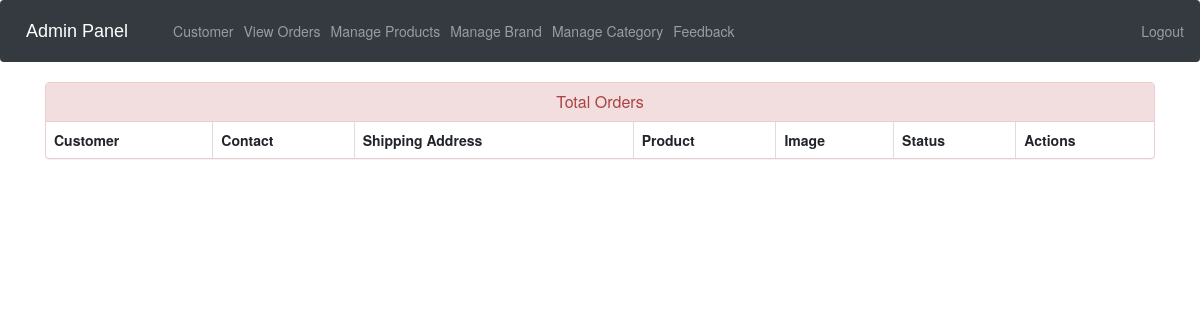
/admin-view-booking (signed in), run on an earlier commit of the app's database.
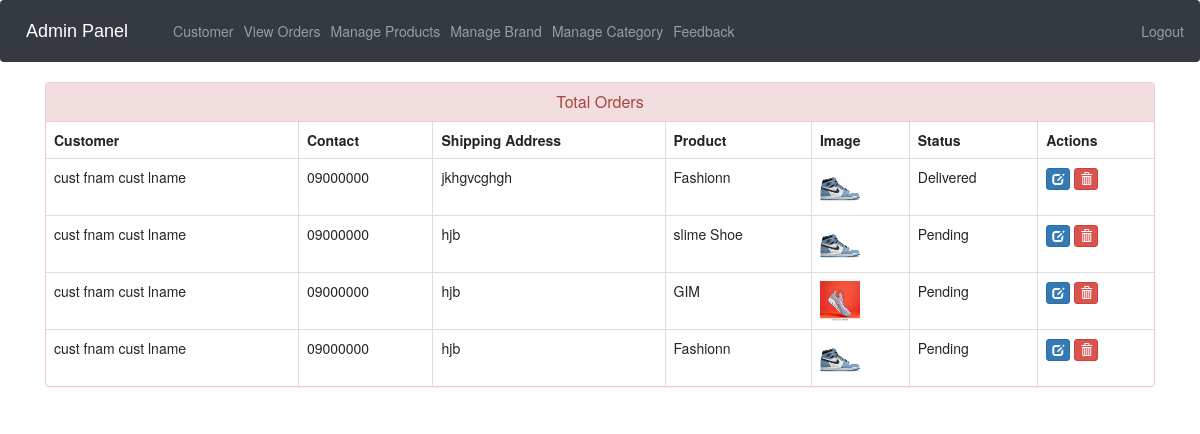
And on a later commit of the database.
### shoeshop/models.py (models this page shows, shortened)
class Customer(models.Model):
    user=models.OneToOneField(User,on_delete=models.CASCADE)
    profile_pic= models.ImageField(upload_to='profile_pic/CustomerProfilePic/',null=True,blank=True)
    address = models.CharField(max_length=40)
    mobile = models.CharField(max_length=20,null=False)
    @property
    def get_name(self):
        return self.user.first_name+" "+self.user.last_name

class Orders(models.Model):
    STATUS =(
        ('Pending','Pending'),
        ('Order Confirmed','Order Confirmed'),
        ('Out for Delivery','Out for Delivery'),
        ('Delivered','Delivered'),
    )
    customer=models.ForeignKey('Customer', on_delete=models.CASCADE,null=True)
    product=models.ForeignKey('Product',on_delete=models.CASCADE,null=True)
    email = models.CharField(max_length=50,null=True)
    address = models.CharField(max_length=500,null=True)
    mobile = models.CharField(max_length=20,null=True)
    order_date= models.DateField(auto_now_add=True,null=True)
    status=models.CharField(max_length=50,null=True,choices=STATUS)

class Product(models.Model):
    name=models.CharField(max_length=40)
    brand_name= models.ForeignKey("Brand", on_delete=models.CASCADE,null=False)
    category= models.ForeignKey('Category', on_delete=models.CASCADE,null=True)
    size=models.PositiveIntegerField()
    quantity=models.CharField(max_length=10, null=True, blank=True)
    product_image= models.ImageField(upload_to='product_image/', null=True, blank=True)
    price = models.PositiveIntegerField()
    description=models.TextField({'rows': 3, 'cols': 30})

### shoeshop/views.py (the view)
# urls.py: path('admin-view-booking', views.admin_view_booking_view,name='admin-view-booking'),
@login_required(login_url='adminlogin')
def admin_view_booking_view(request):
    orders=models.Orders.objects.all()
    ordered_products=[]
    ordered_bys=[]
    for order in orders:
        ordered_product=models.Product.objects.all().filter(id=order.product.id)
        ordered_by=models.Customer.objects.all().filter(id = order.customer.id)
        ordered_products.append(ordered_product)
        ordered_bys.append(ordered_by)
    return render(request,'shoeshop/admin_view_booking.html',{'data':zip(ordered_products,ordered_bys,orders)})

### templates/shoeshop/admin_view_booking.html (shortened to what this page needs)
{% extends 'shoeshop/admin_base.html' %}
{% load static %}
{% block content %}
<head>
  <link href="//netdna.bootstrapcdn.com/bootstrap/3.0.0/css/bootstrap.min.css" rel="stylesheet" id="bootstrap-css">
</head>
<div class="container">
  <div class="panel panel-danger">
    <div class="panel-heading">
      <h6 class="panel-title">Total Orders</h6>
    </div>
    <table class="table table-hover table-bordered" id="dev-table">
      <thead>
        <tr>
          <th>Customer</th>
          <th>Contact</th>
          <th>Shipping Address</th>
          <th>Product</th>
          <th>Image</th>
          <th>Status</th>
          <th>Actions</th>
        </tr>
      </thead>
      {% for product,customer,order in data %}
      <tr>
        {% for c in customer %}
        <td> {{c.get_name}}</td>
        <td>{{c.mobile}}</td>
        <td>{{order.address}}</td>
        {% endfor %}
        {% for p in product %}
        <td> {{p.name}}</td>
        <td> <img src="{% static p.product_image.url %}" alt="Profile Pic" height="40px" width="40px" /></td>
        <td>{{order.status}}</td>
        <td><a class="btn btn-primary btn-xs" href="{% url 'update-order' order.id  %}"><span class="glyphicon glyphicon-edit"></span></a>
        <a class="btn btn-danger btn-xs" href="{% url 'delete-order' order.id  %}"><span class="glyphicon glyphicon-trash"></span></a></td>
        {% endfor %}
      </tr>
      {% endfor %}
    </table>
  </div>
</div>
{% endblock content %}

What changed in the data, as far as the page shows it:
added Orders: address "jkhgvcghgh", status "Delivered"
now on this page (row unchanged): Customer: get_name "cust fnam cust lname", mobile "09000000"
now on this page (row unchanged): Product: name "Fashionn", product_image (picture)
added Orders: address "hjb", status "Pending"
now on this page (row unchanged): Product: name "slime Shoe", product_image (picture)
added Orders: address "hjb", status "Pending"
now on this page (row unchanged): Product: name "GIM", product_image (picture)
added Orders: address "hjb", status "Pending"
